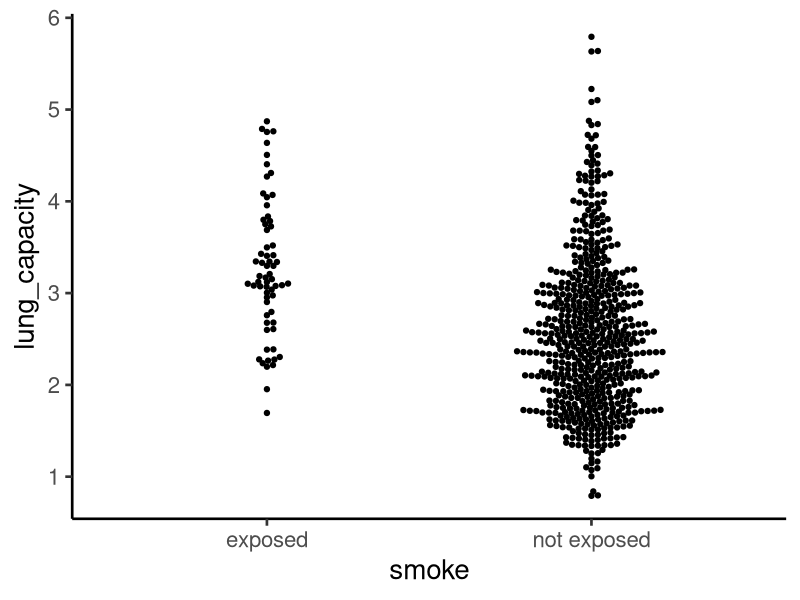
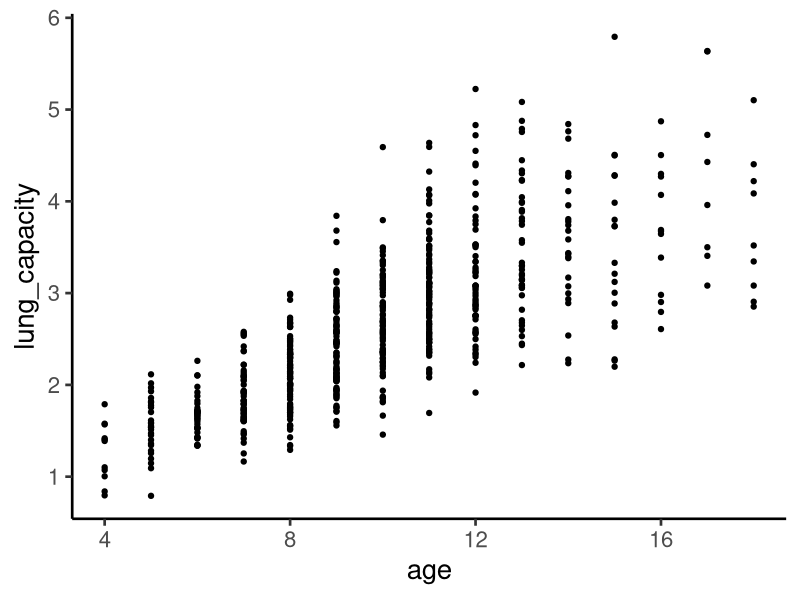
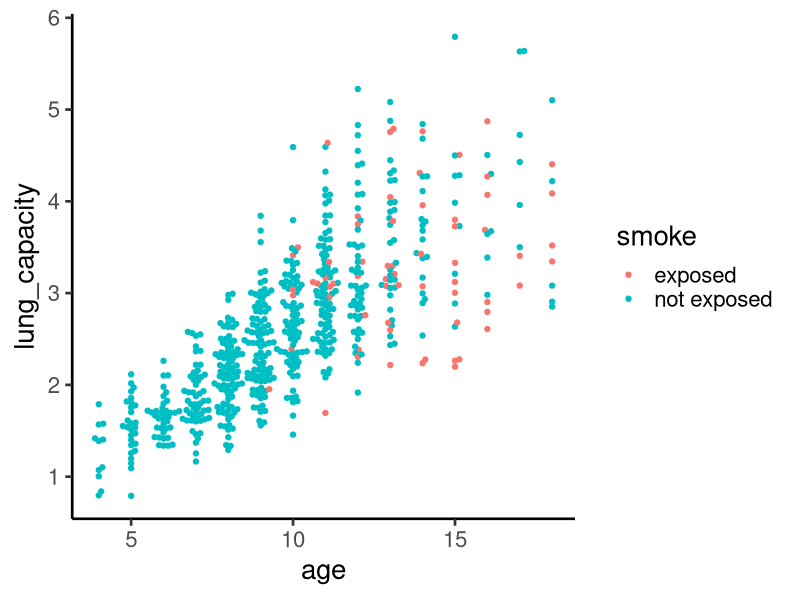
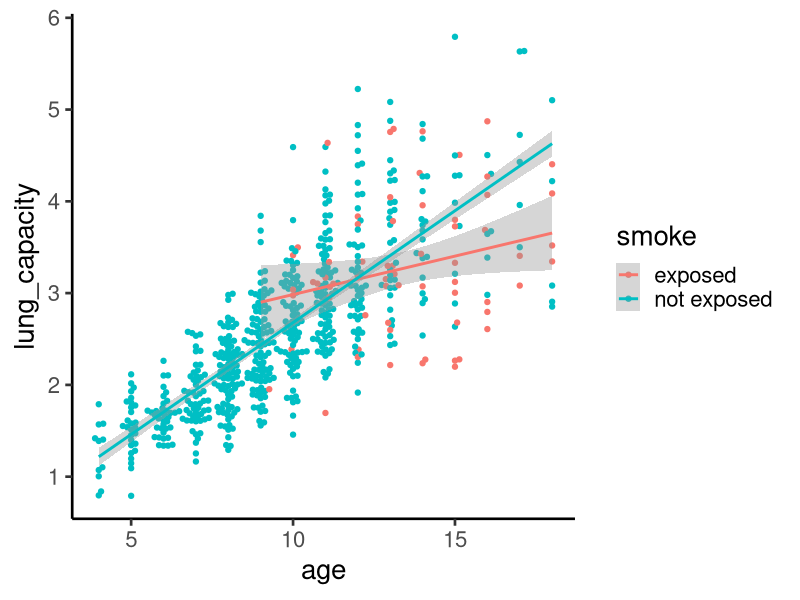
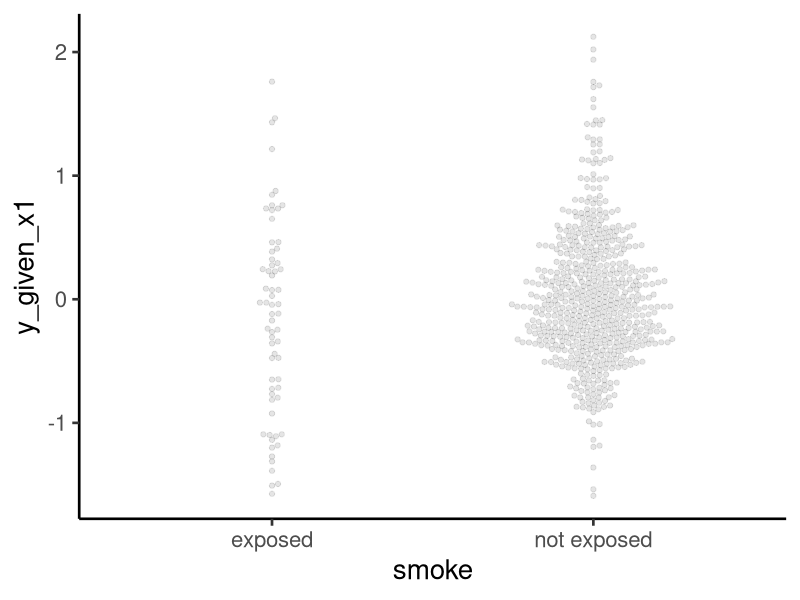
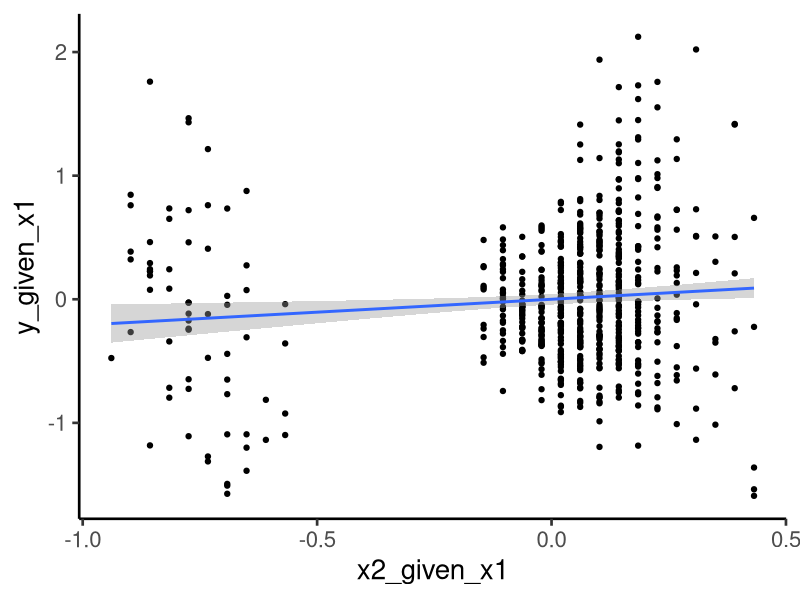
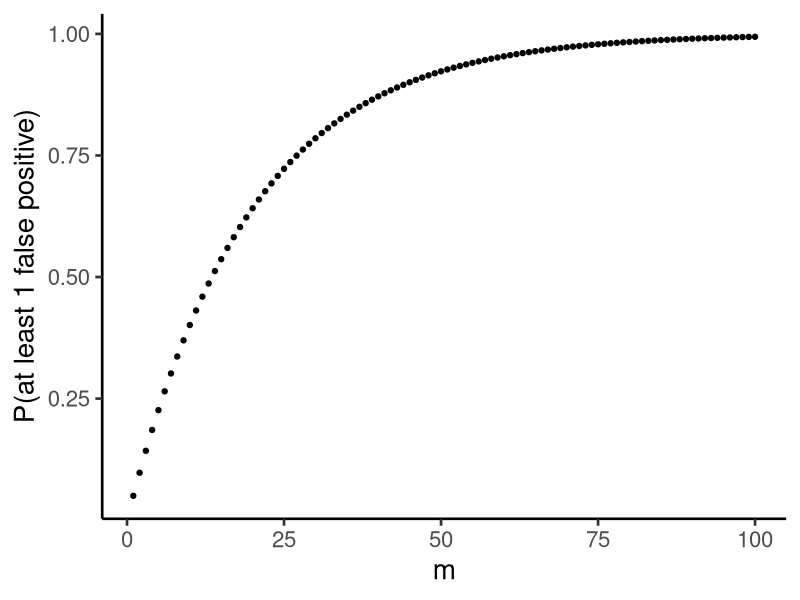
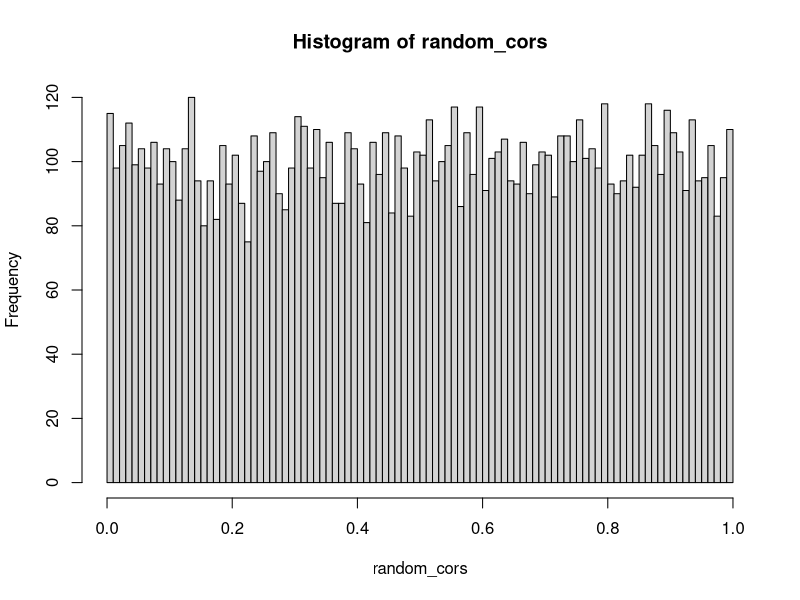

R code for these plots, in order:
## ---- chunk 1
library(tidyverse)

theme_set(theme_classic(base_size = 20)) 
## ---- chunk 2
smoking=read_csv("smoking_data.csv")

library(skimr)
smoking %>% skim()

library(ggbeeswarm)
smoking %>%
  ggplot(aes(x=smoke,y=lung_capacity))+
  geom_beeswarm()
## ---- chunk 3
smoking %>%
  ggplot(aes(x=age,y=lung_capacity))+
  geom_point()

smoking %>%
  ggplot(aes(x=age,y=lung_capacity,col=smoke))+
  geom_beeswarm()

smoking %>%
  ggplot(aes(x=age,y=lung_capacity,col=smoke))+
  geom_beeswarm()+
  stat_smooth(method="lm")
## ---- chunk 4
model1=lm(formula = lung_capacity ~ smoke, data = smoking)

model2=lm(formula = lung_capacity ~ age + smoke, data = smoking)

library(broom)
tidy(model1)
tidy(model2)
## ---- chunk 5
#1 plot smoking variable vs. residuals of a model excluding smoking
## note that this doesn't always work well for visualization, but at least the x-axis is interpretable
y_given_x1=resid(lm(lung_capacity ~ age, data = smoking))
tibble(smoke=smoking$smoke,y_given_x1=y_given_x1) %>%
  ggplot(aes(x=smoke,y=y_given_x1))+
  geom_beeswarm(alpha=0.1)

#2 partial residuals, this usually works, but the x-axis can sometimes be less interpretable. 
smoking$smoke_integer=as.numeric(as.factor(smoking$smoke))
head(smoking$smoke_integer)
x2_given_x1=resid(lm(smoke_integer ~ age, data = smoking))
y_given_x1=resid(lm(lung_capacity ~ age, data = smoking))

tibble(x2_given_x1,y_given_x1) %>%
  ggplot(aes(x=x2_given_x1,y=y_given_x1))+
  geom_point()+
  stat_smooth(method="lm")

## ---- chunk 6
m=seq(1:100)
one_error=1 - (1 - 0.05)^seq(1,100)
qplot(m,one_error,xlab="m",ylab="P(at least 1 false positive)")
## ---- chunk 7
set.seed(10)
x=rnorm(100)
y=rnorm(100)
cor.test(x,y)
cor.test(x,y)$p.val
## ---- chunk 8
set.seed(10)
random_cors=Reduce(c,lapply(1:10000,function(iter){
  x=rnorm(100)
  y=rnorm(100)
  correlation=cor.test(x,y)$p.val
  return(correlation)
}))

hist(random_cors,100)

##what proportion have p<0.05?
sum(random_cors<0.05)/10000
## ---- chunk 9
set.seed(10)
x <- c(rnorm(900), rnorm(100, mean = 3)) 
## ---- chunk 10
p <- pnorm(x, lower.tail = F)

test = p > 0.05
summary(test[1:900])
summary(test[901:1000])
## ---- chunk 11
bonftest = p > 0.05/1000
summary(bonftest[1:900])
summary(bonftest[901:1000])
## ---- chunk 12
prank <- rank(p) ##rank p-values
m=1000 ## number of tests
bh_fdr=p*m/prank

bhtest= bh_fdr > 0.05
summary(bhtest[1:900])
summary(bhtest[901:1000])

## can get this from the p.adjust function as well
bh_fdr[990:1000]
p.adjust(p,method="BH")[990:1000]

plot(bh_fdr[990:1000],p.adjust(p,method="BH")[990:1000],xlab="BH by hand",ylab="BH by p.adjust")
abline(0,1)
## ---- chunk 13
set.seed(100)
x = c(rnorm(9000), rnorm(1000, mean = 1)) 
pvalues= pnorm(x, lower.tail = F)
p_tibble=tibble(pvalue=pvalues,
                outcome=c(rep("null",9000),rep("alternative",1000)))

## ---- chunk 14
hist(pvalues[1:9000],50)
## ---- chunk 15
hist(pvalues[9001:10000],50)
## ---- chunk 16
hist(pvalues,50)
## ---- chunk 17
p_tibble %>%
ggplot(aes(x=pvalue,fill=outcome))+
geom_histogram(bins=25)
